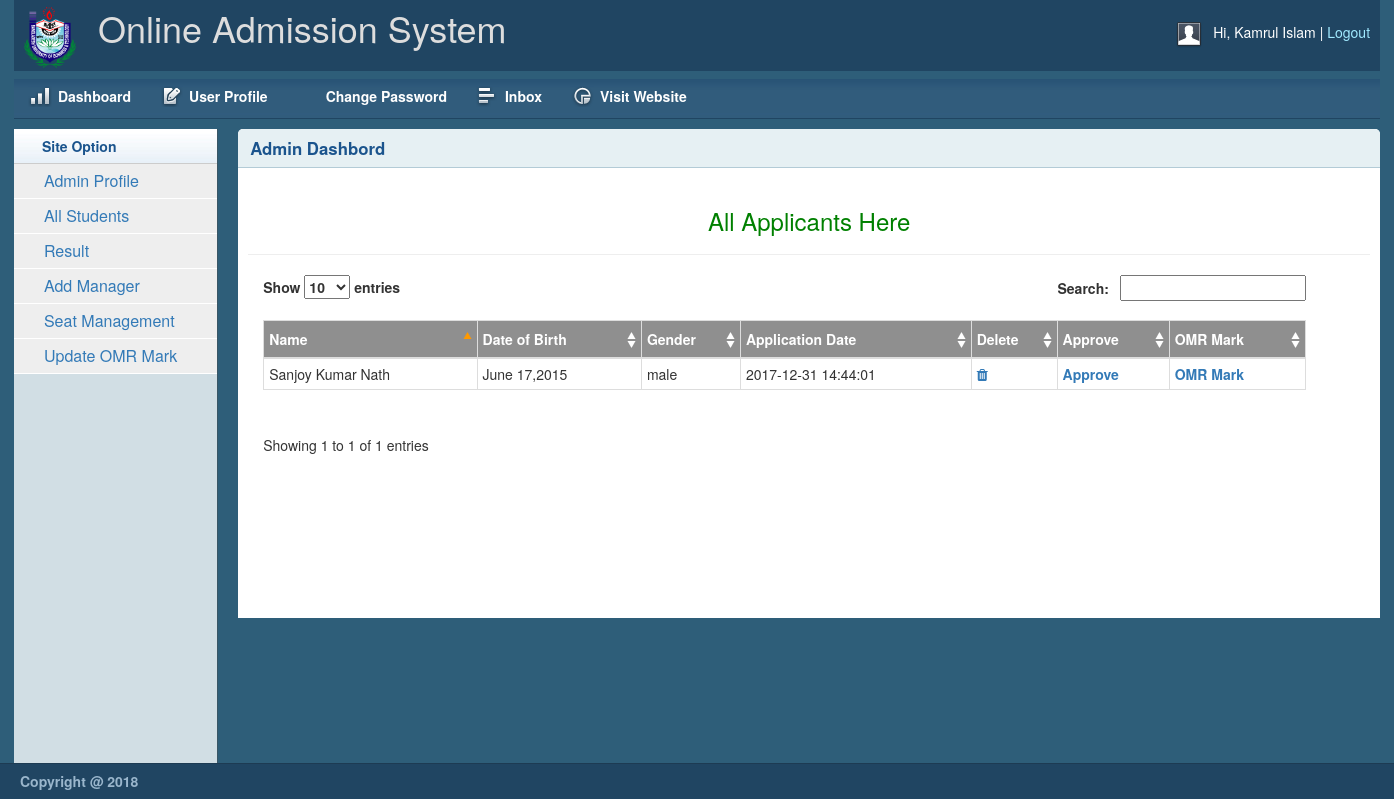
Before: /dashboard/admin.php (signed in) with the older database file.
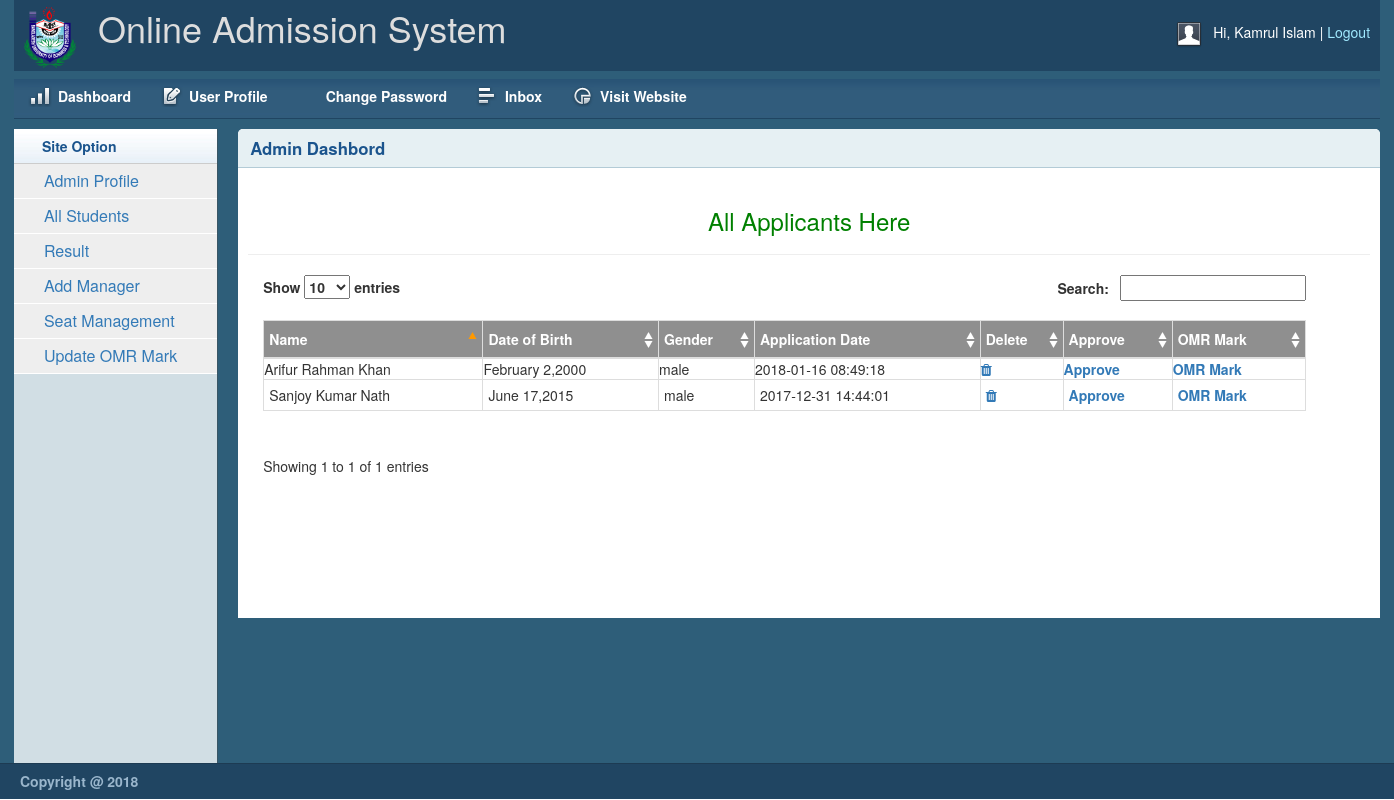
After: the same page with the newer database file.
### tables this page shows
CREATE TABLE `user` (
  `user_id` int(11) NOT NULL,
  `username` varchar(100) NOT NULL,
  `email` varchar(200) NOT NULL,
  `password` varchar(200) NOT NULL,
  `role` varchar(50) NOT NULL
);

CREATE TABLE `application1` (
  `reg_id` int(11) NOT NULL,
  `user_id` int(11) NOT NULL,
  `name` varchar(150) NOT NULL,
  `father_name` varchar(150) NOT NULL,
  `mother_name` varchar(100) NOT NULL,
  `mobile_number` varchar(20) NOT NULL,
  `date_of_birth` datetime NOT NULL,
  `app_date` timestamp NOT NULL DEFAULT CURRENT_TIMESTAMP,
  `gender` varchar(55) NOT NULL,
  `nationality` varchar(55) NOT NULL,
  `maritalstatus` varchar(55) NOT NULL,
  `first_choice` varchar(50) NOT NULL,
  `second_choice` varchar(50) NOT NULL,
  `third_choice` varchar(50) NOT NULL
);

### lib/Session.php (called while the page is built, shortened)
<?php
class Session
{
	public static function get($key){
		if (isset($_SESSION[$key])) {
			return $_SESSION[$key];
		}else {
			return false;
		}
	}
}
?>

### lib/Database.php (called while the page is built, shortened)
<?php
Class Database{
	public $host   = DB_HOST;
	public $user   = DB_USER;
	public $pass   = DB_PASS;
	public $dbname = DB_NAME;
	public $link;
	private function connectDB(){
	$this->link = new mysqli($this->host, $this->user, $this->pass, $this->dbname);
 }
	public function select($query){
		$result = $this->link->query($query) or die($this->link->error.__LINE__);
		if($result->num_rows > 0){
			return $result;
		} else {
			return false;
		}
	}
}

### lib/format.php (called while the page is built, shortened)
<?php
class Format
{
	public function formatdate($date){
		return date('F j,Y',strtotime($date));
	}
}
?>

### dashboard/admin.php (the view, shortened to what this page needs)
<?php include "inc/header.php" ;?>
        <div class="grid_10">
            <div class="box round first grid">
                <h2>Admin Dashbord</h2>
                <div class="block">
                <h3 class="text-center" style="color:green;"> All Applicants Here</h3>
                <hr>
                   <div class="container">
                       <div class="row">
                        <div class="col-md-11">
                        <table id="example" class="table-bordered" cellspacing="0" width="100%">
                    <thead>
                        <tr>
                            <th>Name</th>
                            <th>Date of Birth</th>
                            <th>Gender</th>
                            <th>Application Date</th>
                            <th>Delete</th>
                            <th>Approve</th>
                            <th>OMR Mark</th>
                        </tr>
                    </thead>
                    <?php
                        $query="SELECT * FROM application1";
                        $result= $db->select($query);
                        foreach ($result as $students) {
                        ?>
                        <tbody>
                        <tr>
                            <td style="text-transform:capitalize;"><?php echo $students['name'];?></td>
                            <td><?php echo $fm->formatdate($students['date_of_birth']);?></td>
                            <td><?php echo $students['gender'];?></td>
                            <td><?php echo $students['app_date'];?></td>
                            <td>
                            <a href="#"><i class="fa fa-trash" aria-hidden="true"></i></span></a>
                            </td>
                            <td>
                            <a href="#">Approve</span></a>
                            </td>
                            <td>
                            <a href="#">OMR Mark</span></a>
                            </td>
                        </tr>
                        </tbody>
                        <?php } ?>
                    </table>
                    </div>
                       </div>
                   </div>
                </div>
            </div>
        </div>
    </div>
   <?php include "inc/footer.php";?>

### dashboard/inc/header.php (shortened to what this page needs)
<?php
include "../lib/Session.php";
include "../lib/Database.php";
include "../lib/format.php";
$db = new Database();
$fm = new Format();
?>
<!DOCTYPE html>
<html>
<head>
    <link rel="stylesheet" type="text/css" href="css/reset.css" media="screen" />
    <link rel="stylesheet" type="text/css" href="css/text.css" media="screen" />
    <link rel="stylesheet" type="text/css" href="css/grid.css" media="screen" />
    <link rel="stylesheet" type="text/css" href="css/layout.css" media="screen" />
    <link rel="stylesheet" type="text/css" href="css/nav.css" media="screen" />
    <link href="css/table/demo_page.css" rel="stylesheet" type="text/css" />
    <link rel="stylesheet" type="text/css" href="css/bootstrap.min.css" />
    <link rel="stylesheet" type="text/css" href="css/jquery.dataTables.min.css">
    <link rel="stylesheet" type="text/css" href="css/font-awesome.min.css">
</head>
<body>
    <div class="container_12">
        <div class="grid_12 header-repeat">
            <div id="branding">
                <div class="floatleft logo">
                    <img src="img/bubtlogo.png" alt="OnlineAdmission" />
				</div>
				<div class="floatleft middle">
					<h1>Online Admission System</h1>
				</div>
                <div class="floatright">
                    <div class="floatleft">
                        <img src="img/img-profile.jpg" alt="Profile Pic" /></div>
                    <div class="floatleft marginleft10">
                        <ul class="inline-ul floatleft">
                            <li>Hi, <?php echo Session::get('username');?></li>
                            <li><a href="?action=logout">Logout</a></li>
                        </ul>
                    </div>
                </div>
            </div>
        </div>
        <div class="grid_12">
            <ul class="nav main">
                <li class="ic-dashboard"><a href="#"><span>Dashboard</span></a> </li>
                <li class="ic-form-style"><a href="#"><span>User Profile</span></a></li>
				<li class="ic-typography"><a href=""><span>Change Password</span></a></li>
				<li class="ic-grid-tables"><a href=""><span>Inbox</span></a></li>
                <li class="ic-charts"><a href=""><span>Visit Website</span></a></li>
            </ul>
        </div>
           <div class="grid_2">
            <div class="box sidemenu">
                <div class="block" id="section-menu">
                    <ul class="section menu">
                        <li><a class="menuitem">Site Option</a>
                            <?php $userID=Session::get('userId');
                            $query = "select * from user where user_id='$userID' AND role='admin'";
                            $result= $db->select($query);
                            if(is_array($result) || is_object($result)){
                            foreach ($result as $data) {
                               $isadmin=$data['role'];
                           if($isadmin=='admin'){
                           ?>
                            <ul class="submenu">
                                <li><a href="#">Admin Profile</a></li>
                                <li><a href="admin.php">All Students</a></li>
                                <li><a href="result.php">Result</a></li>
                                <li><a href="addmanager.php">Add Manager</a></li>
                                <li><a href="seatplan.ph">Seat Management</a></li>
                                <li><a href="omr-mark.php">Update OMR Mark</a></li>
                            </ul>
                            <?php }}}?>
                        </li>
                    </ul>
                </div>
            </div>
        </div>

### dashboard/inc/footer.php (shortened to what this page needs)
 <div id="site_info">
     <p>
        <a href="code4webs.com"><?php  ?>Copyright @ 2018</a>
        </p>
    </div>
</body>
</html>

### dashboard/css/grid.css (style rules this page uses)
.container_12 { max-height: 1514!important; width: 100%; }
.grid_1, .grid_2, .grid_3, .grid_4, .grid_5, .grid_6, .grid_7, .grid_8, .grid_9, .grid_10, .grid_11, .grid_12, .grid_13, .grid_14, .grid_15, .grid_16 { display: inline; float: left; margin-left: 1%; margin-right: 1%; }
.container_12 .grid_12, .container_16 .grid_16 { width: 98%; }
.container_12 .grid_2 { width: 14.666%; }
.container_12 .grid_10 { width: 81.333%; }

### dashboard/css/layout.css (style rules this page uses)
body { background: #fff none repeat scroll 0 0; color: #444; font-size: 14px; padding: 0; }
.floatleft { float:left; }
.logo img { margin-top: -15px; width: 52px; }
.middle { margin-left: 22px; margin-top: -14px; }
.middle h1 { color:#ddd;margin:0 }
.floatright { float:right; }
.inline-ul li { display:inline; color:#fff; }
.marginleft10 { margin-left:10px; }
a { color: #000; font-weight:bold; text-decoration: none; }
.container_12, .container_16 { background:#2E5E79; }
h1, h2, h3, h4, h5, h6 { line-height:1.2em; margin-bottom:.3em; }
h2 { margin-top:1em; }
#branding { font-weight: normal; margin-bottom: 0; padding: 22px 10px 3px; text-align: left; }
.header-repeat { background:url(../img/header-repeat.jpg) repeat-x; }
#branding a { color:#A1EAFF; font-weight:normal; }
#branding a:before { content:" | "; color:#fff; }
#branding ul, #branding ul li { margin:0px; padding:0px; }
#branding li { padding:0px 0px 0px 0px !important; }
.box { background:#fff; margin-bottom:20px; padding:10px 10px 10px 10px; margin-left:-8px; }
.box.grid { padding-bottom:40px; }
.box.round { -moz-border-radius: 5px 5px 0px 0px; -webkit-border-radius: 5px 5px 0px 0px; border-radius: 5px 5px 0px 0px; }
.box h2 { font-size:1.2em; font-weight:bold; color:#1B548D; background:#E6F0F3; margin:-10px -10px 0 -10px; padding:10px 12px; border-bottom:1px solid #B3CBD6; -moz-border-radius: 5px 5px 0px 0px; -webkit-border-radius: 5px 5px 0px 0px; border-radius: 5px 5px 0px 0px; }
.box.first { min-height: 406px; }
.block { padding-top:20px; }
.box.sidemenu { background-color:#D1DEE4; border-right:1px solid #3A5665; padding:0px; margin:0px; cursor:pointer; }
.box.sidemenu .block { padding-top:0px; margin-top:0px; }
p { margin-bottom:1em; }
ul, ol { padding-top:0; }
ul.menu { list-style:none; border-top:1px solid #bbb; }
ul.menu li { margin:0; }
ul.menu li a { display:block; padding:4px 10px; border-bottom:1px solid #ccc; }
ul.menu ul { list-style:none; margin:0; }
ul.menu ul li a { padding-left:30px; }
ul.section { border-top:0; margin-bottom:0; }
ul.section li a { background:url(../img/sidemenu-repeat.jpg) repeat-x; line-height:26px; padding-left:28px; }
ul.section li li a { background:#ddd; border-bottom:1px solid #eee; }
ul.section ul li { text-transform:none; }
ul.section ul.current li a { background: #eee none repeat scroll 0 0; border-bottom: 1px solid #fff; font-size: 16px; font-weight: normal; }
ul.section li a.current { color:#1B548D; background:url(../img/sidemenu-repeat-hover.jpg) repeat-x; }
#site_info { color:#fff; background:#204562; border-top:1px solid #1d3b53; padding-left:20px; }
#site_info p { line-height:35px; margin-bottom:0px; }
#site_info a { color:#9ab6cc; }
.block { padding-bottom:1px; }
.sorting_asc { background: #8f8f8f url(../img/table/sort_asc.png) no-repeat center right; padding:8px 5px; text-align:left; color:#fff; }
.sorting { background:#8f8f8f url(../img/table/sort_both.png) no-repeat center right; padding:8px 5px; text-align:left; color:#fff; }
tr.odd { height: 30px; line-height: 30px; border-bottom:1px solid #e6e6e6; }
tr.odd td, tr.even td { padding-left:5px; }

Changed rows visible on the page:
added application1: name "Arifur Rahman Khan", date_of_birth "February 2,2000", gender "male", app_date "2018-01-16 08:49:18"
